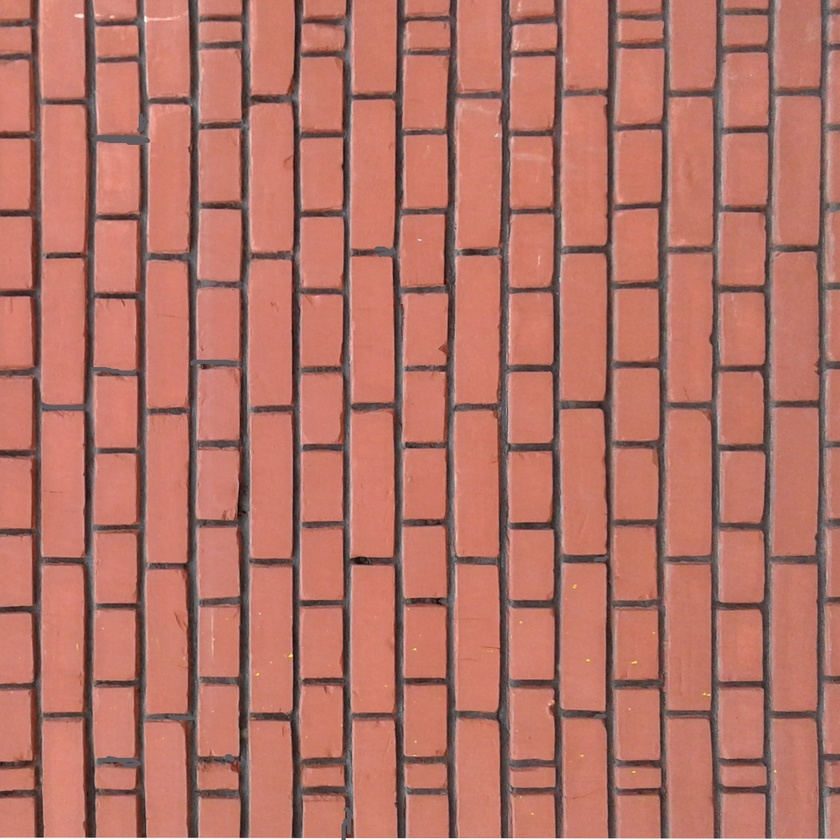
#> input picture images/sample17.jpg, 840 x 840 px, shrunk from 1380 x 1380 before the run
$ python edge-detection.py   (Python 2 division)
#> lines starting #> are read from the running program, lines starting #| are printed output that depends on the picture; after the words box and inside, x2 and y2 are one past the last pixel; in counts of white or black regions, pixels touching at a corner belong together
import cv2
import numpy as np
img = cv2.imread('images/sample17.jpg',0)
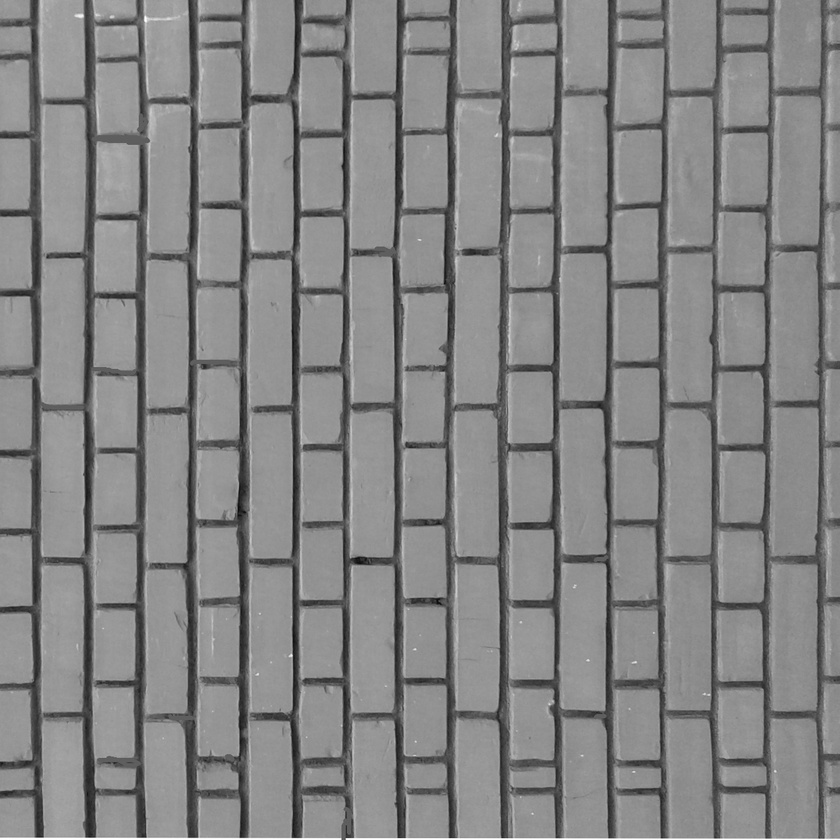
#> img: shape (840, 840); min 9, max 255, mean 132.6
ret,thresh = cv2.threshold(img,127,255,0)
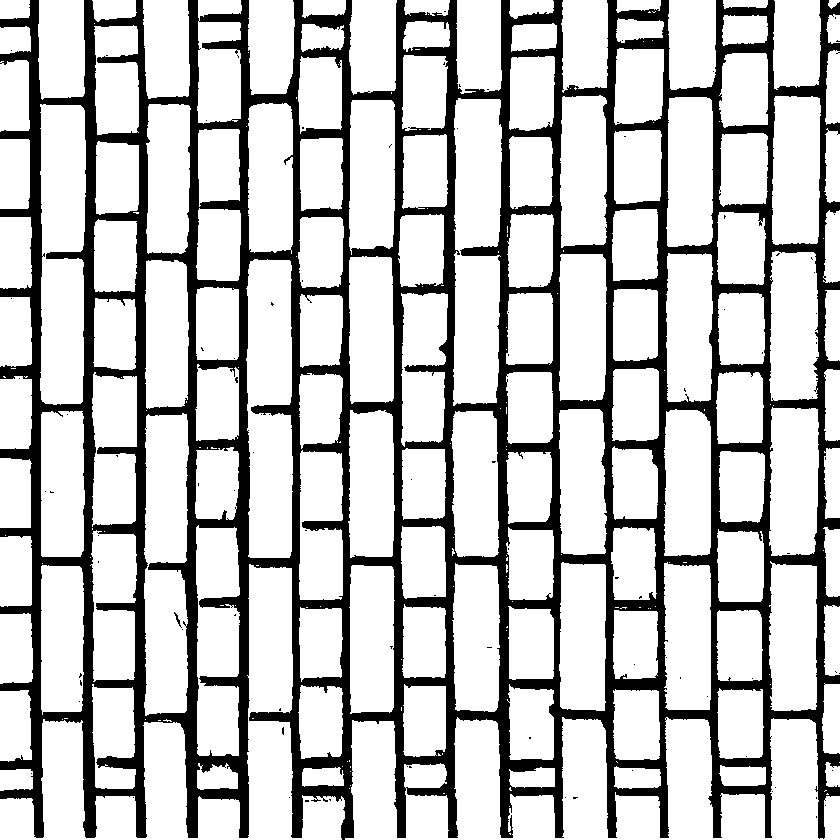
#> thresh: shape (840, 840); 76.4% white; 96 black regions (94 under 20 px), largest, box (x1, y1, x2, y2) and area: (0, 0, 840, 840) 166260, (174, 612, 182, 628) 32
edged = cv2.Canny(img, 75, 200)
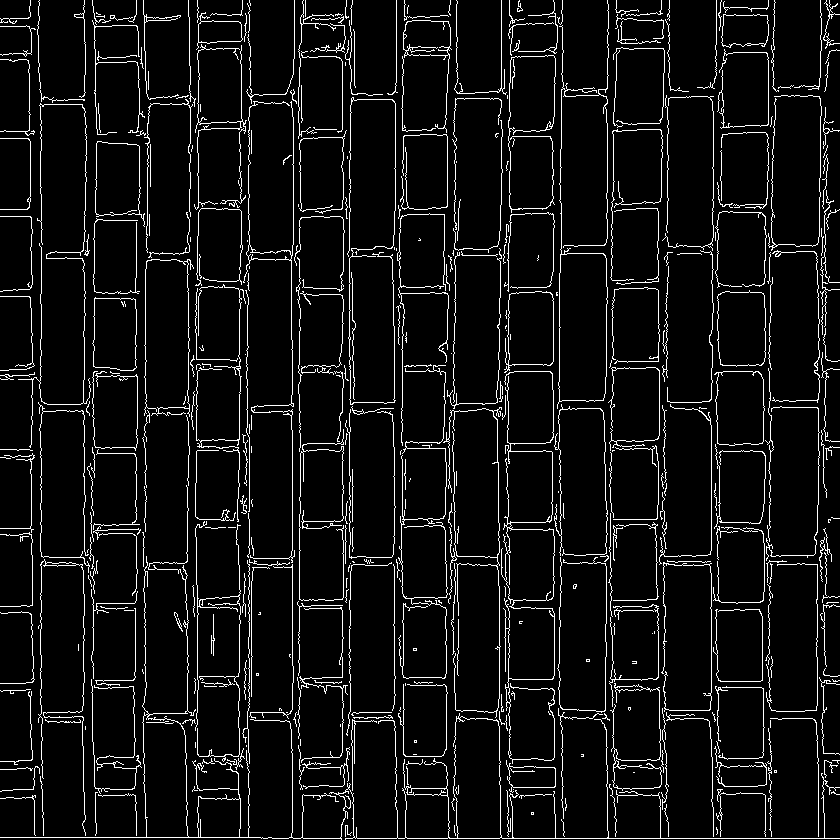
#> edged: shape (840, 840); 6.8% white in thin lines or dots
kernel = np.ones((3,3),np.uint8)
opening = cv2.morphologyEx(edged, cv2.MORPH_OPEN, kernel)
#> opening: shape (840, 840); every value is 0
# show the original image and the edge detected image
print "STEP 1: Edge Detection"
cv2.imshow("Image", thresh)
cv2.imshow("Edged", edged)
cv2.imshow("Openeing", opening)
cv2.waitKey(0) &0xff

$ run again, with images/sample1.jpg copied over images/sample17.jpg
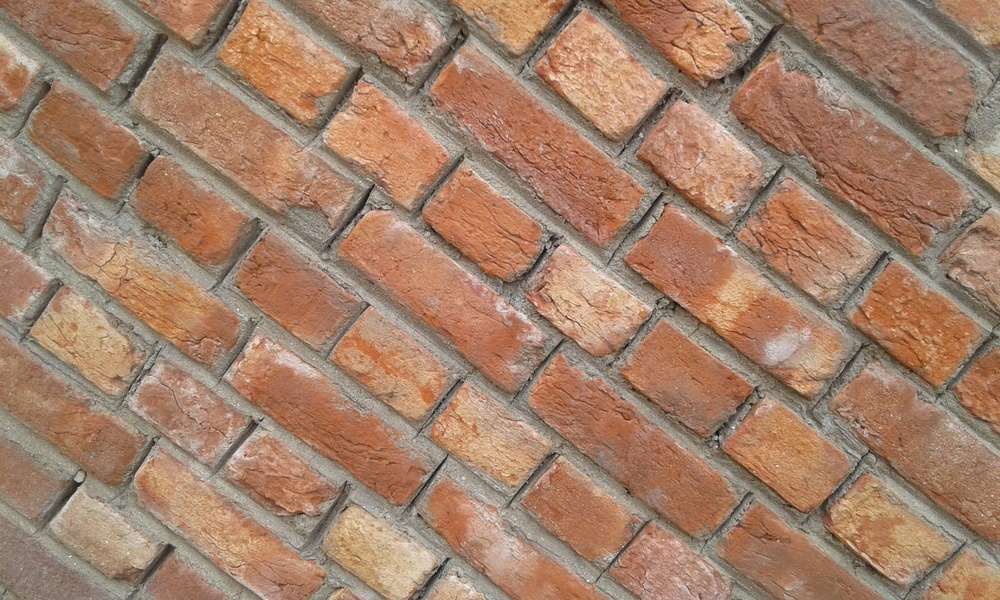
#> input picture images/sample1.jpg, 1000 x 600 px, shrunk from 2560 x 1536 before the run
#> `ret,thresh = cv2.threshold(img,127,255,0)`:
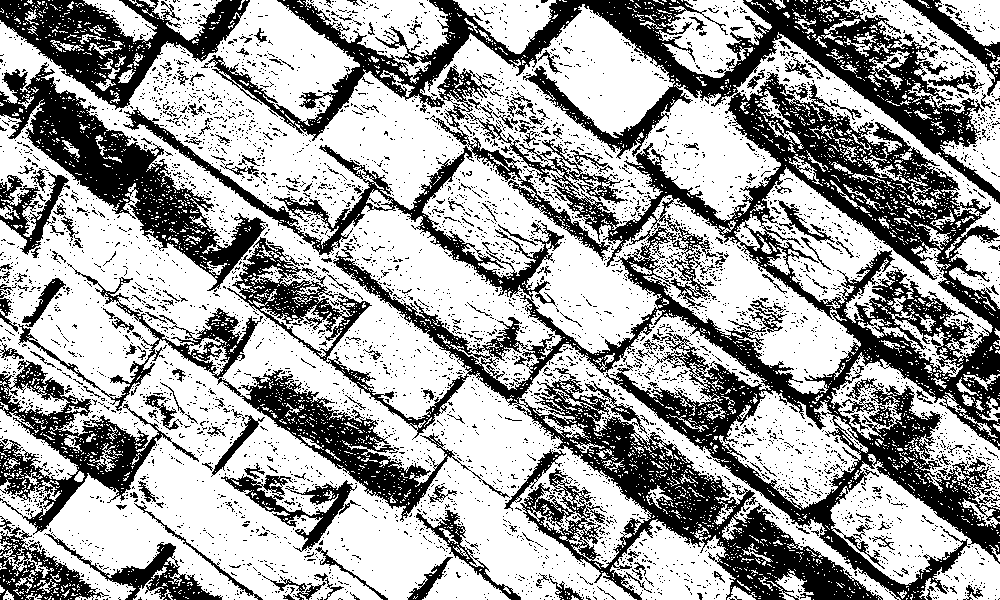
#> thresh: shape (600, 1000); 62.9% white; 5231 black regions (4993 under 20 px), largest, box (x1, y1, x2, y2) and area: (123, 0, 1000, 600) 135610, (0, 62, 266, 291) 14521, (18, 263, 510, 522) 11893
#> `edged = cv2.Canny(img, 75, 200)`:
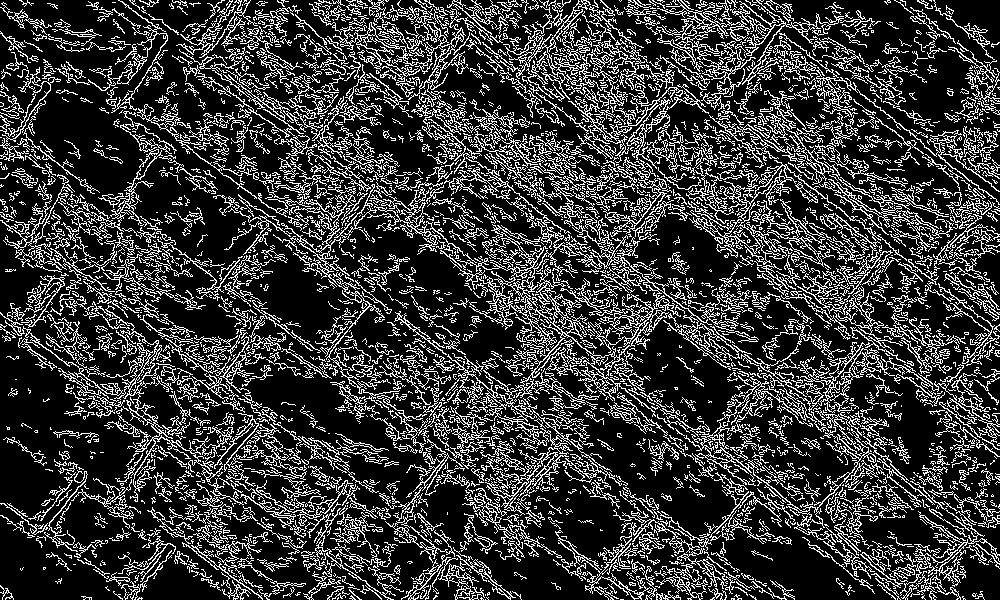
#> edged: shape (600, 1000); 22.3% white in thin lines or dots
#> opening: shape (600, 1000); every value is 0

$ run again, with images/sample10.jpg copied over images/sample17.jpg
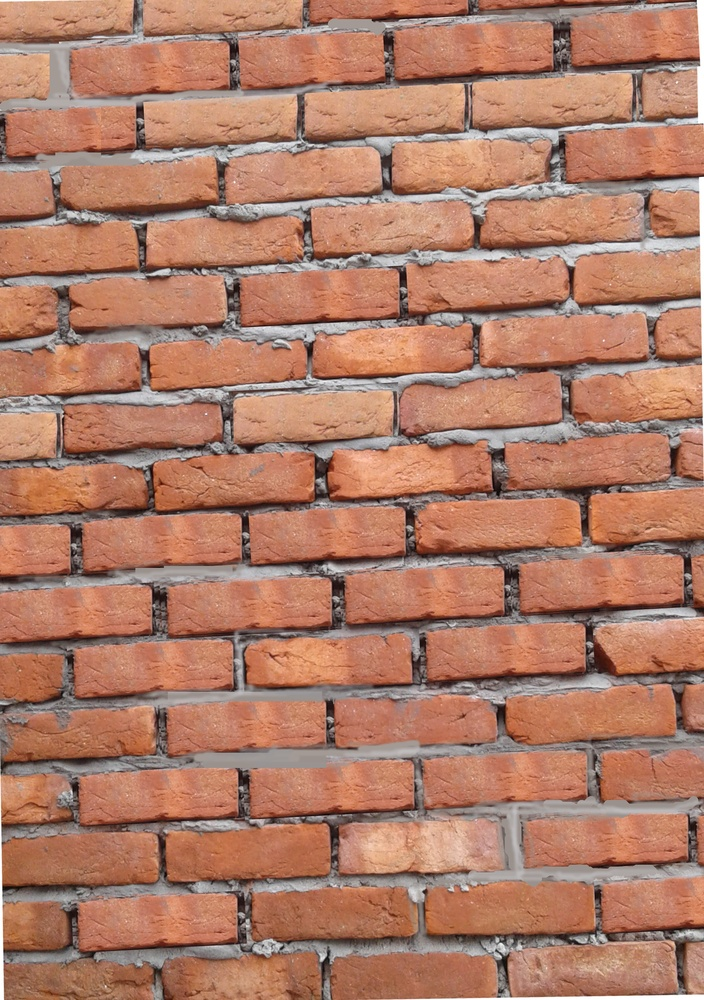
#> input picture images/sample10.jpg, 704 x 1000 px, shrunk from 1477 x 2099 before the run
#> `ret,thresh = cv2.threshold(img,127,255,0)`:
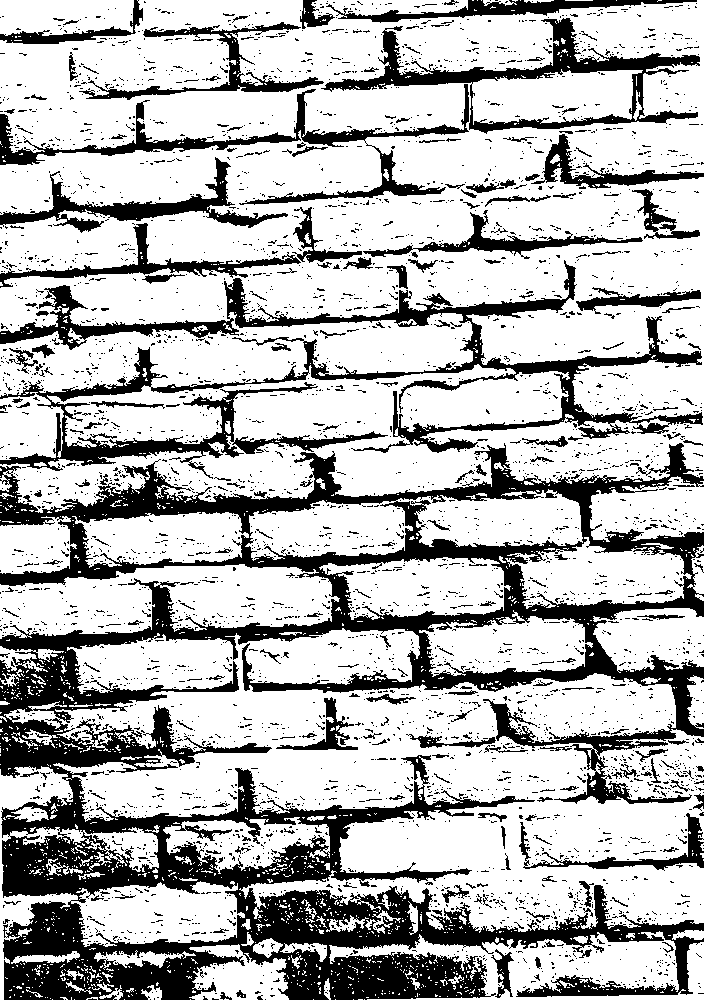
#> thresh: shape (1000, 704); 71.7% white; 3912 black regions (3685 under 20 px), largest, box (x1, y1, x2, y2) and area: (0, 443, 704, 1000) 114159, (0, 260, 703, 479) 23636, (321, 18, 700, 134) 7724
#> `edged = cv2.Canny(img, 75, 200)`:
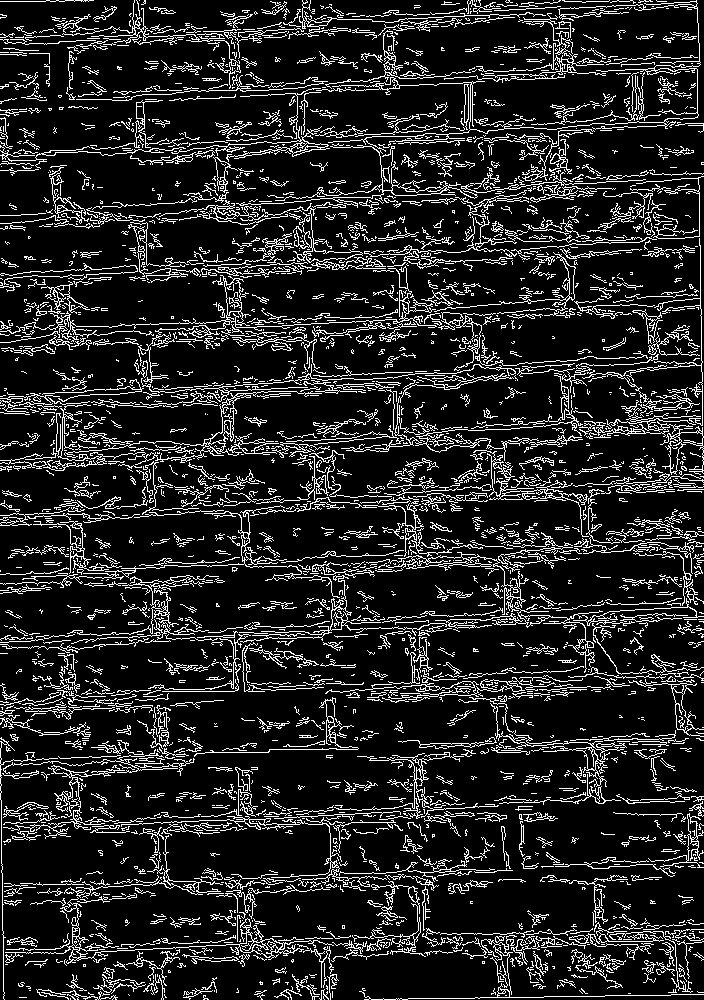
#> edged: shape (1000, 704); 14.1% white in thin lines or dots
#> opening: shape (1000, 704); every value is 0

$ run again, with images/sample11.jpg copied over images/sample17.jpg
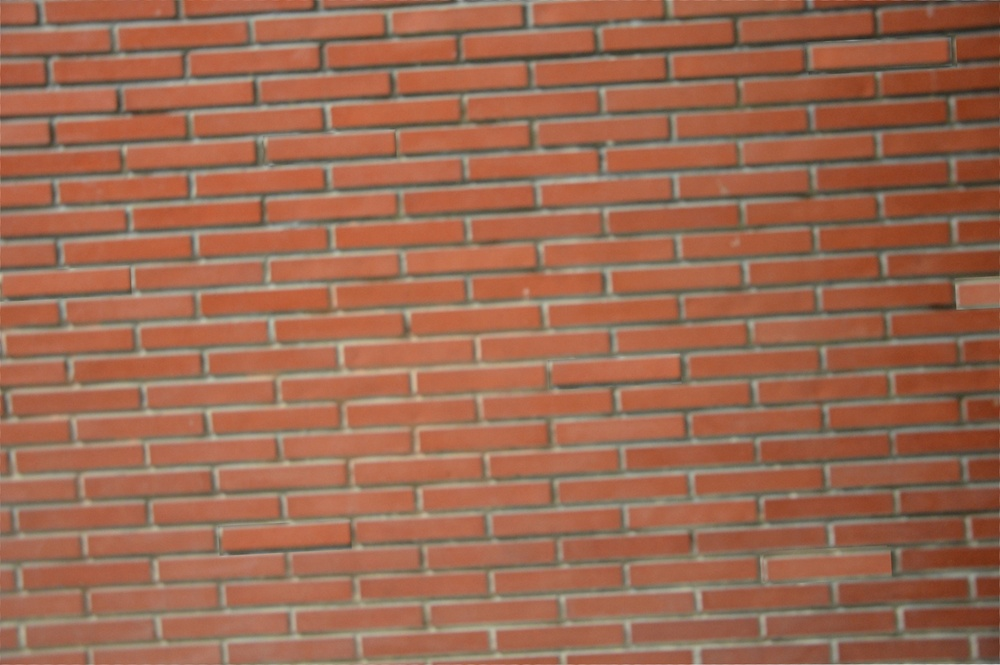
#> input picture images/sample11.jpg, 1000 x 665 px, shrunk from 1812 x 1205 before the run
#> `ret,thresh = cv2.threshold(img,127,255,0)`:
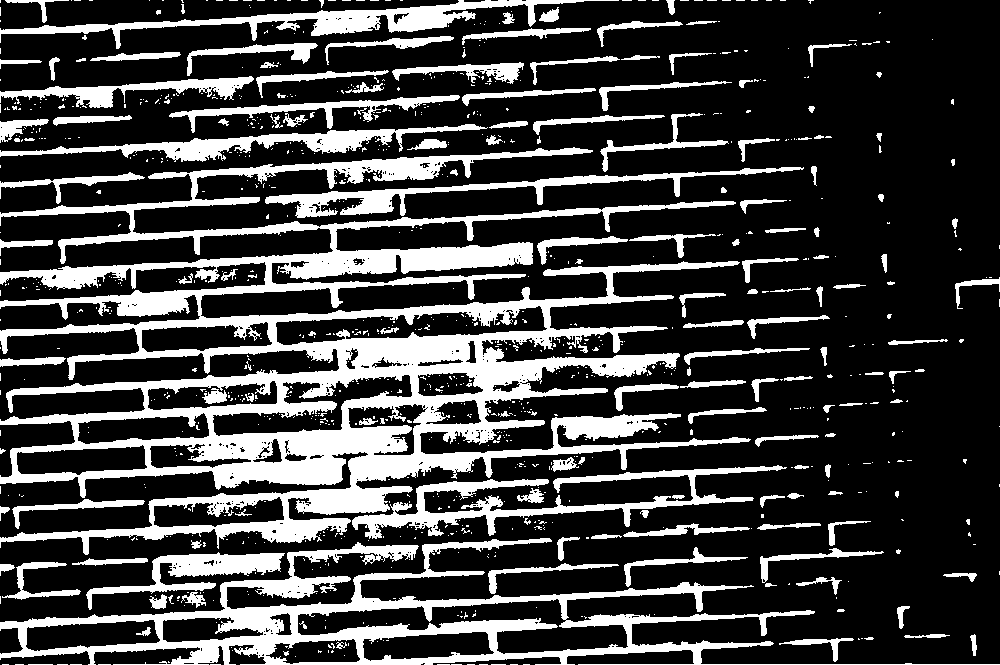
#> thresh: shape (665, 1000); 25.2% white; 953 white regions (798 under 20 px), largest, box (x1, y1, x2, y2) and area: (0, 147, 751, 555) 81881, (0, 538, 1000, 665) 23407, (352, 465, 787, 539) 6637
#> `edged = cv2.Canny(img, 75, 200)`:
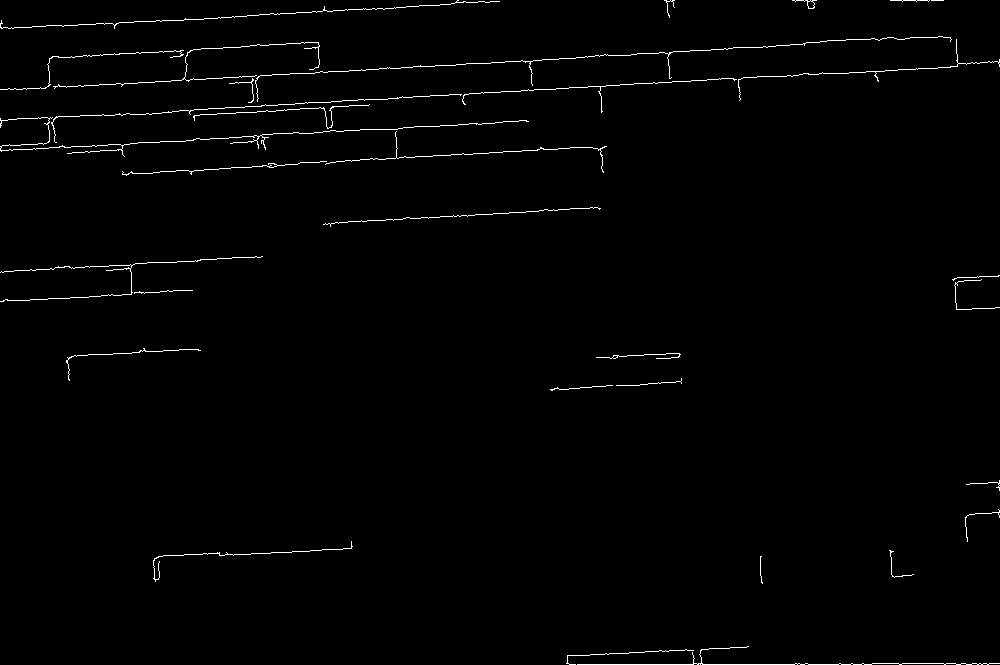
#> edged: shape (665, 1000); 1.1% white in thin lines or dots
#> opening: shape (665, 1000); every value is 0
